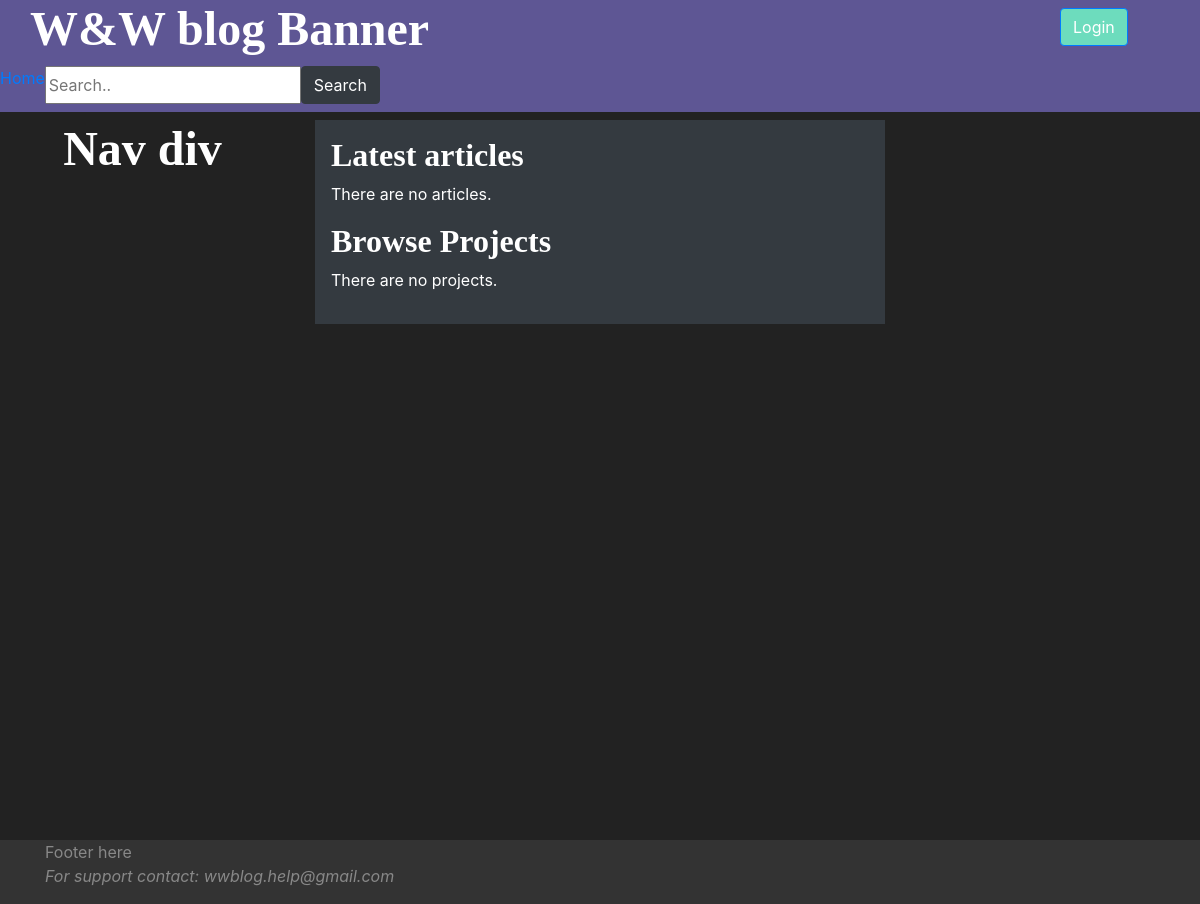
Before: / with the older database file.
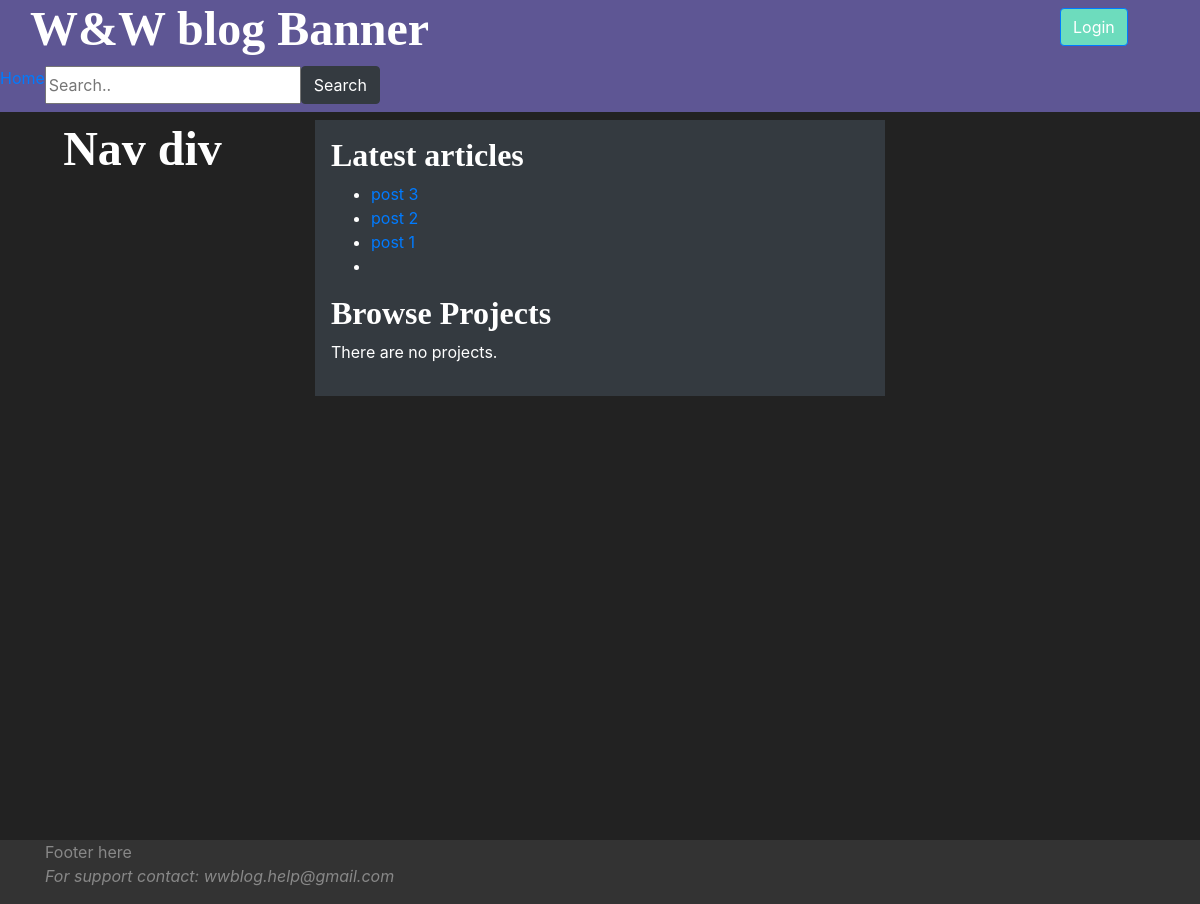
After: the same page with the newer database file.
### wwapp/models.py (models this page shows, shortened)
class Article(models.Model):
    article_id = models.AutoField(primary_key=True)
    article_title = models.CharField(max_length=45)
    pub_date = models.DateTimeField(blank=True, null=True)
    author = models.ForeignKey(User, on_delete=models.PROTECT)
    published = models.BooleanField(default=False)
    creation_date = models.DateTimeField(auto_now_add=True)
    article_parent = models.ForeignKey("Article", on_delete=models.SET_NULL, null=True, blank=True)
    """
    # populate with -  default=timezone.now - from django.utils.timezone.now()
    # edit_date = models.DateField(auto_now=True)
    # can be used instead auto_now_add = True,
    """
    class Meta:
        indexes = [
            models.Index(fields=['article_title']),
            models.Index(fields=['author']),
        ]

### wwapp/views.py (the view)
# urls.py: path('', views.index, name='index'),
def index(request):
    latest_articles = Article.objects.order_by('-pub_date')[:int(5)]
    values = {
        "latest_articles_list": latest_articles,
    }
    return render(request, "wwapp/index.html", values)

### wwapp/templates/wwapp/index.html (shortened to what this page needs)
{% extends 'wwapp/base.html'%}
{% block content %}
    <h3>Latest articles</h3>
    {% if latest_articles_list %}
        <ul title="Latest articles">
            {% for article in latest_articles_list %}
                <li>
                    <a href="{% url 'wwapp:open_article' article.article_id %}">{{ article.article_title }}</a>
                </li>
            {% endfor %}
        </ul>
    {% else %}
        <p>There are no articles.</p>
    {% endif %}
    <h3>Browse Projects</h3>
    {% if categories %}
        {% for cat in categories %}
            <li>
                <a href="{%  url 'wwapp:open_category' cat.category_id %}">{{ cat.category_name }}</a>
            </li>
        {% endfor %}
    {% else %}
        <p>There are no projects.</p>
    {% endif %}
{% endblock %}

### wwapp/templates/wwapp/base.html (shortened to what this page needs)
<!DOCTYPE html>
<html lang="en">
<head>
    {% load static %}
    <link rel="stylesheet" href="https://stackpath.bootstrapcdn.com/bootstrap/4.3.1/css/bootstrap.min.css"
>
    <link rel="stylesheet" type="text/css" href="{% static 'wwapp/css/fonts.css' %}">
    <link rel="stylesheet" type="text/css" href="{% static 'wwapp/css/style.css' %}">
</head>
<body class="container-fluid h-100">
<div class="row max-width pb-2" id="banner_container">
    <div class="banner col-12  pb-2" id="banner">
        <div class="row col-12">
            <div class="banner__title col-11">
                <h1 class="mx-auto" onclick="location.href = '{% url 'wwapp:index' %}'">W&W blog Banner</h1>
            </div>
            {% if request.user.is_authenticated %}
                <button class="btn btn-primary h-100 mt-2" id="logout-btn"
                        onclick="location.href = '{% url 'wwapp:logout' %}'">Logout</button>
            {% else %}
                <button class="btn btn-primary h-100 mt-2" id="login-btn"
                        onclick="location.href = '{% url 'wwapp:login' %}'">Login</button>
            {% endif %}
        </div>
        <div class="row banner__nav">
            <a href="{% url 'wwapp:index' %}">Home</a>
            <div class="input-group- mb3">
                <div class="input-group-prepend pb-50">
                    <input type="text" name="search" placeholder="Search..">
                    <button type="submit" name="search_btn" value="search_text" class="btn btn-dark">Search</button>
                </div>
            </div>
        </div>
    </div>
</div>
<div class="row max-width h-100">
    <div class="nav col-3 ">
        {% block left_nav %}
            <h1 class="mx-auto">Nav div</h1>
        {% endblock %}
    </div>
    <div class="content col-6" , id="content" ,>
        <div class="p-3 mb-2 bg-dark text-whit">
            {% block content %}
            {% endblock %}
        </div>
    </div>
    <div class="aside col-3">
    </div>
</div>
<footer class="footer row max-width h-100">
    <div class="container">
        Footer here<br>
        <p><i>For support contact: wwblog.help@gmail.com</i></p>
    </div>
</footer>
</body>
</html>

### wwapp/static/wwapp/css/style.css (style rules this page uses)
.banner { background: #5E5694; }
#login-btn, #logout-btn { background: #6DDCBD; }
body { background: #222222; color: white; font-style: normal; }
footer { background: #333333; color: #888888; }
.content { min-height: 90vh; border-radius: 4%; }
html { font-size: 100%; }
h1, h2, h3, h4 { font-family: WorkSans, serif; }
h1 { font-size: 3rem; }
h3 { font-size: 2rem; }
p { font-size: 1em; }
h1, h2 { font-weight: 600; }
h3, h4 { font-weight: 600; }

Changed rows visible on the page:
added Article: article_title "post 3"
added Article: article_title "post 2"
added Article: article_title "post 1"
Other visible differences:
text no longer shown: "There are no articles."
